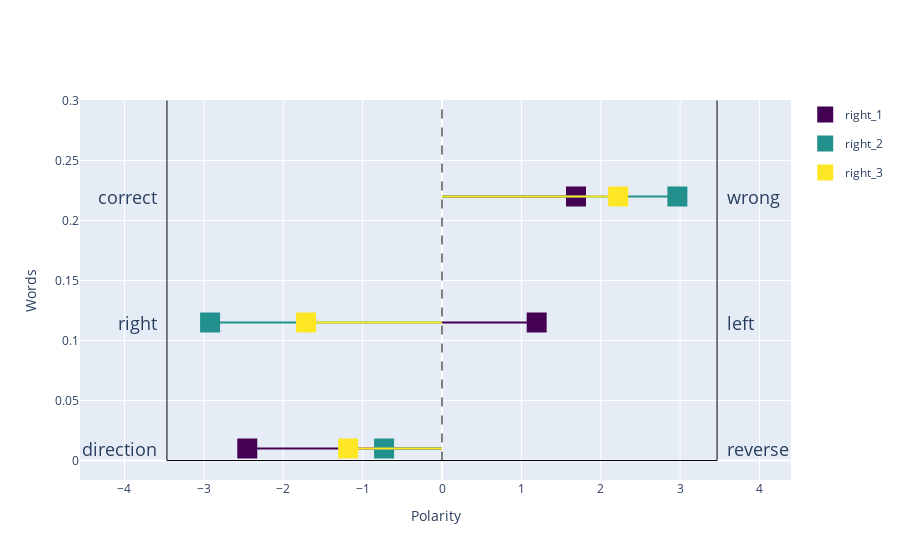
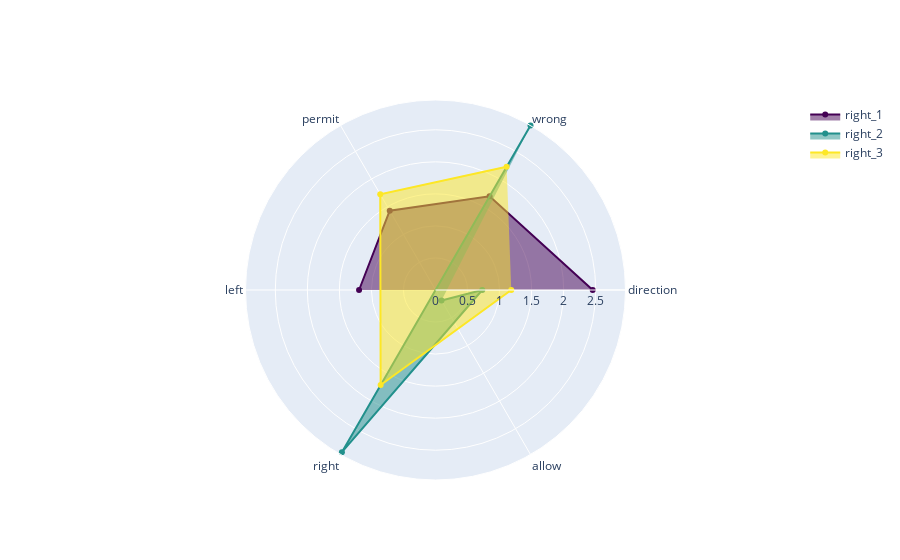
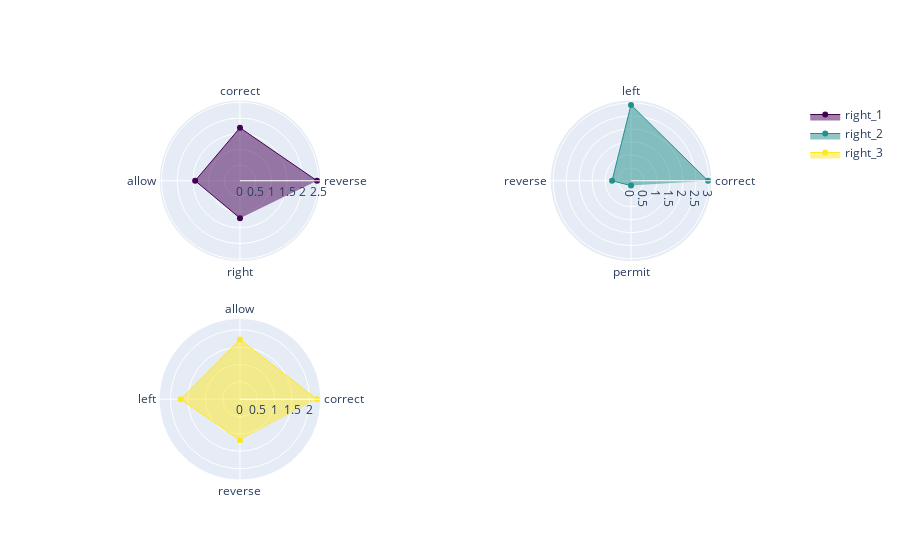
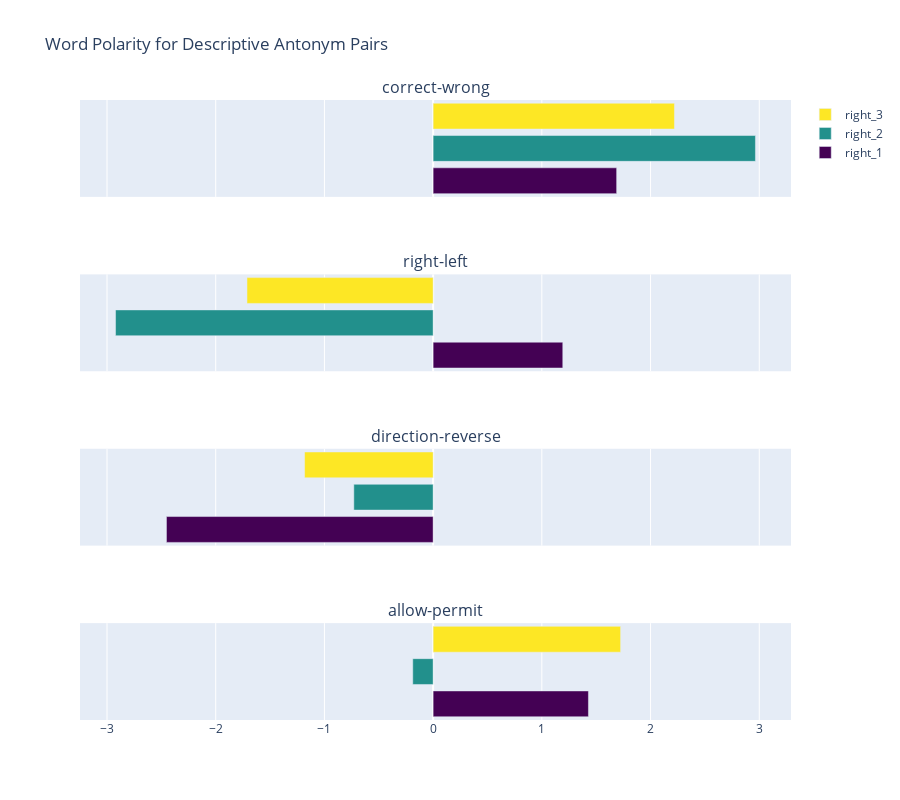

Notebook source saved alongside these figures, in order:
### Code cell
plotter = PolarityPlotter(sort_by='descriptive') 
plotter.plot_word_polarity(words, polar_dimensions)
# plotter.plot_word_polarity_2d(words, polar_dimensions)
plotter.plot_word_polarity_polar(words, polar_dimensions)
plotter.plot_word_polarity_polar_fig(words, polar_dimensions)
plotter.plot_descriptive_antonym_pairs(words, polar_dimensions, words, 4)
plotter.plot_word_polarity_2d_interactive(words, polar_dimensions)

### Figure 1 — Plotly figure (JSON) as saved in the notebook; plotly's stock layout.template omitted (floating-point values rounded to 4 significant figures)
{"data": [{"legendgroup": "right_1", "marker": {"color": "rgb(68, 1, 84)", "size": 20, "symbol": "square"}, "mode": "markers", "name": "right_1", "showlegend": true, "type": "scatter", "x": [-2.453], "y": [0.01]}, {"legendgroup": "right_1", "line": {"color": "rgb(68, 1, 84)", "width": 2}, "mode": "lines", "showlegend": false, "type": "scatter", "x": [-2.453, 0], "y": [0.01, 0.01]}, {"legendgroup": "right_2", "marker": {"color": "rgb(34, 144, 140)", "size": 20, "symbol": "square"}, "mode": "markers", "name": "right_2", "showlegend": true, "type": "scatter", "x": [-0.7296], "y": [0.01]}, {"legendgroup": "right_2", "line": {"color": "rgb(34, 144, 140)", "width": 2}, "mode": "lines", "showlegend": false, "type": "scatter", "x": [-0.7296, 0], "y": [0.01, 0.01]}, {"legendgroup": "right_3", "marker": {"color": "rgb(253, 231, 37)", "size": 20, "symbol": "square"}, "mode": "markers", "name": "right_3", "showlegend": true, "type": "scatter", "x": [-1.182], "y": [0.01]}, {"legendgroup": "right_3", "line": {"color": "rgb(253, 231, 37)", "width": 2}, "mode": "lines", "showlegend": false, "type": "scatter", "x": [-1.182, 0], "y": [0.01, 0.01]}, {"legendgroup": "right_1", "marker": {"color": "rgb(68, 1, 84)", "size": 20, "symbol": "square"}, "mode": "markers", "name": "right_1", "showlegend": false, "type": "scatter", "x": [1.193], "y": [0.115]}, {"legendgroup": "right_1", "line": {"color": "rgb(68, 1, 84)", "width": 2}, "mode": "lines", "showlegend": false, "type": "scatter", "x": [1.193, 0], "y": [0.115, 0.115]}, {"legendgroup": "right_2", "marker": {"color": "rgb(34, 144, 140)", "size": 20, "symbol": "square"}, "mode": "markers", "name": "right_2", "showlegend": false, "type": "scatter", "x": [-2.921], "y": [0.115]}, {"legendgroup": "right_2", "line": {"color": "rgb(34, 144, 140)", "width": 2}, "mode": "lines", "showlegend": false, "type": "scatter", "x": [-2.921, 0], "y": [0.115, 0.115]}, {"legendgroup": "right_3", "marker": {"color": "rgb(253, 231, 37)", "size": 20, "symbol": "square"}, "mode": "markers", "name": "right_3", "showlegend": false, "type": "scatter", "x": [-1.712], "y": [0.115]}, {"legendgroup": "right_3", "line": {"color": "rgb(253, 231, 37)", "width": 2}, "mode": "lines", "showlegend": false, "type": "scatter", "x": [-1.712, 0], "y": [0.115, 0.115]}, {"legendgroup": "right_1", "marker": {"color": "rgb(68, 1, 84)", "size": 20, "symbol": "square"}, "mode": "markers", "name": "right_1", "showlegend": false, "type": "scatter", "x": [1.688], "y": [0.22]}, {"legendgroup": "right_1", "line": {"color": "rgb(68, 1, 84)", "width": 2}, "mode": "lines", "showlegend": false, "type": "scatter", "x": [1.688, 0], "y": [0.22, 0.22]}, {"legendgroup": "right_2", "marker": {"color": "rgb(34, 144, 140)", "size": 20, "symbol": "square"}, "mode": "markers", "name": "right_2", "showlegend": false, "type": "scatter", "x": [2.965], "y": [0.22]}, {"legendgroup": "right_2", "line": {"color": "rgb(34, 144, 140)", "width": 2}, "mode": "lines", "showlegend": false, "type": "scatter", "x": [2.965, 0], "y": [0.22, 0.22]}, {"legendgroup": "right_3", "marker": {"color": "rgb(253, 231, 37)", "size": 20, "symbol": "square"}, "mode": "markers", "name": "right_3", "showlegend": false, "type": "scatter", "x": [2.22], "y": [0.22]}, {"legendgroup": "right_3", "line": {"color": "rgb(253, 231, 37)", "width": 2}, "mode": "lines", "showlegend": false, "type": "scatter", "x": [2.22, 0], "y": [0.22, 0.22]}], "layout": {"annotations": [{"font": {"size": 18}, "showarrow": false, "text": "direction", "x": -3.565, "xanchor": "right", "xref": "x", "y": 0.01, "yref": "y"}, {"font": {"size": 18}, "showarrow": false, "text": "reverse", "x": 3.565, "xanchor": "left", "xref": "x", "y": 0.01, "yref": "y"}, {"font": {"size": 18}, "showarrow": false, "text": "right", "x": -3.565, "xanchor": "right", "xref": "x", "y": 0.115, "yref": "y"}, {"font": {"size": 18}, "showarrow": false, "text": "left", "x": 3.565, "xanchor": "left", "xref": "x", "y": 0.115, "yref": "y"}, {"font": {"size": 18}, "showarrow": false, "text": "correct", "x": -3.565, "xanchor": "right", "xref": "x", "y": 0.22, "yref": "y"}, {"font": {"size": 18}, "showarrow": false, "text": "wrong", "x": 3.565, "xanchor": "left", "xref": "x", "y": 0.22, "yref": "y"}], "shapes": [{"line": {"color": "black", "width": 1}, "type": "line", "x0": -3.465, "x1": 3.465, "y0": 0, "y1": 0}, {"line": {"color": "black", "width": 1}, "type": "line", "x0": -3.465, "x1": -3.465, "y0": 0, "y1": 0.3}, {"line": {"color": "black", "width": 1}, "type": "line", "x0": 3.465, "x1": 3.465, "y0": 0, "y1": 0.3}, {"line": {"color": "black", "dash": "dash", "width": 1}, "type": "line", "x0": 0, "x1": 0, "y0": 0, "y1": 0.3}], "xaxis": {"anchor": "y", "autorange": true, "domain": [0, 1], "range": [-3.421, 3.465], "title": {"text": "Polarity"}}, "yaxis": {"anchor": "x", "autorange": true, "domain": [0, 1], "title": {"text": "Words"}}}}

### Figure 2 — Plotly figure (JSON) as saved in the notebook; plotly's stock layout.template omitted (floating-point values rounded to 4 significant figures)
{"data": [{"fill": "toself", "marker": {"color": "rgb(68, 1, 84)"}, "name": "right_1", "r": [2.453, 1.688, 1.429, 1.193], "theta": ["direction", "wrong", "permit", "left"], "type": "scatterpolar"}, {"fill": "toself", "marker": {"color": "rgb(34, 144, 140)"}, "name": "right_2", "r": [2.965, 2.921, 0.7296, 0.1875], "theta": ["wrong", "right", "direction", "allow"], "type": "scatterpolar"}, {"fill": "toself", "marker": {"color": "rgb(253, 231, 37)"}, "name": "right_3", "r": [2.22, 1.725, 1.712, 1.182], "theta": ["wrong", "permit", "right", "direction"], "type": "scatterpolar"}], "layout": {"polar": {"radialaxis": {"range": [0, 2.965], "visible": true}}, "showlegend": true}}

### Figure 3 — Plotly figure (JSON) as saved in the notebook; plotly's stock layout.template omitted (floating-point values rounded to 4 significant figures)
{"data": [{"fill": "toself", "line": {"color": "rgb(68, 1, 84)", "width": 1}, "name": "right_1", "r": [2.453, 1.688, 1.429, 1.193], "subplot": "polar", "theta": ["reverse", "correct", "allow", "right"], "type": "scatterpolar"}, {"fill": "toself", "line": {"color": "rgb(34, 144, 140)", "width": 1}, "name": "right_2", "r": [2.965, 2.921, 0.7296, 0.1875], "subplot": "polar2", "theta": ["correct", "left", "reverse", "permit"], "type": "scatterpolar"}, {"fill": "toself", "line": {"color": "rgb(253, 231, 37)", "width": 1}, "name": "right_3", "r": [2.22, 1.725, 1.712, 1.182], "subplot": "polar3", "theta": ["correct", "allow", "left", "reverse"], "type": "scatterpolar"}], "layout": {"polar": {"domain": {"x": [0, 0.45], "y": [0.575, 1]}}, "polar2": {"domain": {"x": [0.55, 1], "y": [0.575, 1]}}, "polar3": {"domain": {"x": [0, 0.45], "y": [0, 0.425]}}, "polar4": {"domain": {"x": [0.55, 1], "y": [0, 0.425]}}}}

### Figure 4 — Plotly figure (JSON) as saved in the notebook; plotly's stock layout.template omitted (floating-point values rounded to 4 significant figures)
{"data": [{"marker": {"color": "rgb(68, 1, 84)"}, "name": "right_1", "offsetgroup": "Pair 1", "orientation": "h", "showlegend": true, "type": "bar", "x": [1.688], "xaxis": "x", "y": ["right_1"], "yaxis": "y"}, {"marker": {"color": "rgb(34, 144, 140)"}, "name": "right_2", "offsetgroup": "Pair 1", "orientation": "h", "showlegend": true, "type": "bar", "x": [2.965], "xaxis": "x", "y": ["right_2"], "yaxis": "y"}, {"marker": {"color": "rgb(253, 231, 37)"}, "name": "right_3", "offsetgroup": "Pair 1", "orientation": "h", "showlegend": true, "type": "bar", "x": [2.22], "xaxis": "x", "y": ["right_3"], "yaxis": "y"}, {"marker": {"color": "rgb(68, 1, 84)"}, "name": "right_1", "offsetgroup": "Pair 2", "orientation": "h", "showlegend": false, "type": "bar", "x": [1.193], "xaxis": "x2", "y": ["right_1"], "yaxis": "y2"}, {"marker": {"color": "rgb(34, 144, 140)"}, "name": "right_2", "offsetgroup": "Pair 2", "orientation": "h", "showlegend": false, "type": "bar", "x": [-2.921], "xaxis": "x2", "y": ["right_2"], "yaxis": "y2"}, {"marker": {"color": "rgb(253, 231, 37)"}, "name": "right_3", "offsetgroup": "Pair 2", "orientation": "h", "showlegend": false, "type": "bar", "x": [-1.712], "xaxis": "x2", "y": ["right_3"], "yaxis": "y2"}, {"marker": {"color": "rgb(68, 1, 84)"}, "name": "right_1", "offsetgroup": "Pair 3", "orientation": "h", "showlegend": false, "type": "bar", "x": [-2.453], "xaxis": "x3", "y": ["right_1"], "yaxis": "y3"}, {"marker": {"color": "rgb(34, 144, 140)"}, "name": "right_2", "offsetgroup": "Pair 3", "orientation": "h", "showlegend": false, "type": "bar", "x": [-0.7296], "xaxis": "x3", "y": ["right_2"], "yaxis": "y3"}, {"marker": {"color": "rgb(253, 231, 37)"}, "name": "right_3", "offsetgroup": "Pair 3", "orientation": "h", "showlegend": false, "type": "bar", "x": [-1.182], "xaxis": "x3", "y": ["right_3"], "yaxis": "y3"}, {"marker": {"color": "rgb(68, 1, 84)"}, "name": "right_1", "offsetgroup": "Pair 4", "orientation": "h", "showlegend": false, "type": "bar", "x": [1.429], "xaxis": "x4", "y": ["right_1"], "yaxis": "y4"}, {"marker": {"color": "rgb(34, 144, 140)"}, "name": "right_2", "offsetgroup": "Pair 4", "orientation": "h", "showlegend": false, "type": "bar", "x": [-0.1875], "xaxis": "x4", "y": ["right_2"], "yaxis": "y4"}, {"marker": {"color": "rgb(253, 231, 37)"}, "name": "right_3", "offsetgroup": "Pair 4", "orientation": "h", "showlegend": false, "type": "bar", "x": [1.725], "xaxis": "x4", "y": ["right_3"], "yaxis": "y4"}], "layout": {"annotations": [{"font": {"size": 16}, "showarrow": false, "text": "correct-wrong", "x": 0.5, "xanchor": "center", "xref": "paper", "y": 1, "yanchor": "bottom", "yref": "paper"}, {"font": {"size": 16}, "showarrow": false, "text": "right-left", "x": 0.5, "xanchor": "center", "xref": "paper", "y": 0.7188, "yanchor": "bottom", "yref": "paper"}, {"font": {"size": 16}, "showarrow": false, "text": "direction-reverse", "x": 0.5, "xanchor": "center", "xref": "paper", "y": 0.4375, "yanchor": "bottom", "yref": "paper"}, {"font": {"size": 16}, "showarrow": false, "text": "allow-permit", "x": 0.5, "xanchor": "center", "xref": "paper", "y": 0.1562, "yanchor": "bottom", "yref": "paper"}], "barmode": "group", "height": 800, "legend": {"traceorder": "reversed"}, "title": {"text": "Word Polarity for Descriptive Antonym Pairs"}, "xaxis": {"anchor": "y", "domain": [0, 1], "matches": "x4", "range": [-3.465, 3.465], "showticklabels": false}, "xaxis2": {"anchor": "y2", "domain": [0, 1], "matches": "x4", "showticklabels": false}, "xaxis3": {"anchor": "y3", "domain": [0, 1], "matches": "x4", "showticklabels": false}, "xaxis4": {"anchor": "y4", "domain": [0, 1]}, "yaxis": {"anchor": "x", "domain": [0.8438, 1], "showticklabels": false}, "yaxis2": {"anchor": "x2", "domain": [0.5625, 0.7188], "showticklabels": false}, "yaxis3": {"anchor": "x3", "domain": [0.2812, 0.4375], "showticklabels": false}, "yaxis4": {"anchor": "x4", "domain": [0, 0.1562], "showticklabels": false}}}
